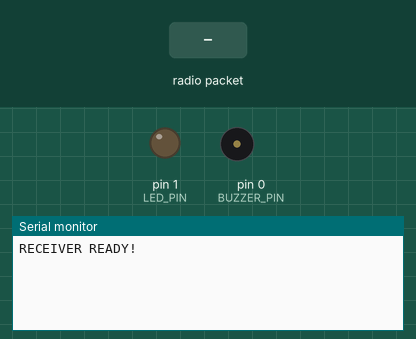
Bench run of a sketch on a simulated Arduino Uno, built for the host (arithmetic inside an expression is 32-bit, double 64-bit). On the bench: output pins drawn as LEDs (lit = HIGH), buzzer (waves = sounding, pin HIGH), the last lines printed to the serial monitor. Inputs (shaded band) come from the test bench. No radio packets arrive unless stated.

Above: at 2.2 s.
2.3 s: radio packet "TOGGLE:" arrives
At 3.5 s:
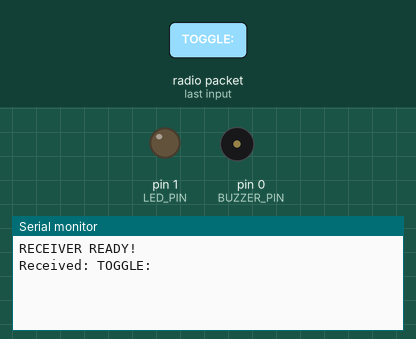
3.8 s: radio packet "0" arrives
At 4.9 s:
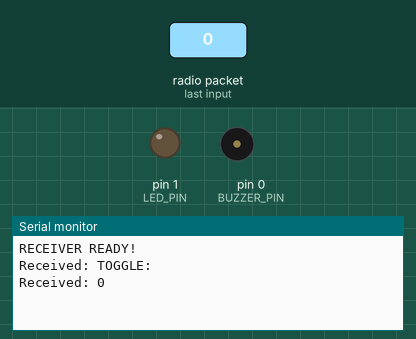

Measured:
- after the input at 2.3 s, the serial monitor: prints a new line at once (image 1)
- after the input at 3.8 s, the serial monitor: prints a new line at once (image 2)

The sketch:

codefor_reciever_ESPC3.ino
```cpp
#include <SPI.h>
#include <LoRa.h>

#define LORA_SCK    4
#define LORA_MISO   5
#define LORA_MOSI   6
#define LORA_SS     7
#define LORA_RST   10
#define LORA_DIO0   3

#define LED_PIN     1
#define BUZZER_PIN  0

bool ledState = false;

unsigned long lastSequence = 0;
bool receivedBefore = false;

void beep() {
  digitalWrite(BUZZER_PIN, HIGH);
  delay(150);
  digitalWrite(BUZZER_PIN, LOW);
}

void setup() {
  Serial.begin(115200);
  delay(1000);

  pinMode(LED_PIN, OUTPUT);
  pinMode(BUZZER_PIN, OUTPUT);

  digitalWrite(LED_PIN, LOW);
  digitalWrite(BUZZER_PIN, LOW);

  SPI.begin(LORA_SCK, LORA_MISO,
            LORA_MOSI, LORA_SS);

  LoRa.setPins(LORA_SS, LORA_RST, LORA_DIO0);

  if (!LoRa.begin(433E6)) {
    Serial.println("LoRa ERROR!");
    while (true) {
      delay(1000);
    }
  }

  LoRa.enableCrc();

  Serial.println("RECEIVER READY!");
}

void loop() {
  int packetSize = LoRa.parsePacket();

  if (packetSize == 0) {
    return;
  }

  String message = "";

  while (LoRa.available()) {
    message += (char)LoRa.read();
  }

  Serial.println("Received: " + message);

  if (message.startsWith("TOGGLE:")) {
    String numberText = message.substring(7);

    unsigned long seq = numberText.toInt();

    if (seq == 0) {
      return;
    }

    if (receivedBefore && seq == lastSequence) {
      return;
    }

    lastSequence = seq;
    receivedBefore = true;

    ledState = !ledState;

    digitalWrite(LED_PIN,
                 ledState ? HIGH : LOW);

    beep();

    if (ledState) {
      Serial.println("LED ON");
    } else {
      Serial.println("LED OFF");
    }

    Serial.print("RSSI: ");
    Serial.print(LoRa.packetRssi());
    Serial.println(" dBm");
  }
}
```
